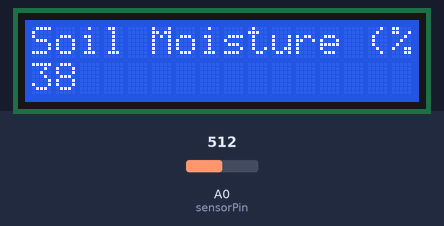
Bench run of a sketch on a simulated Arduino Uno, built with avr-gcc and run on an emulated ATmega328P. Shown: 16×2 character LCD. The inputs (shaded band) are chosen by the test bench; at power-on: A0 (sensorPin) = 512.

Above: at 1.2 s.
1.3 s: A0 (sensorPin) set to 642
At 1.9 s:
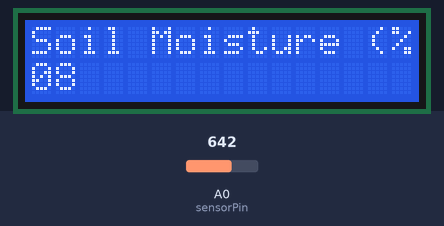
2.8 s: A0 (sensorPin) set to 622
At 3.3 s:
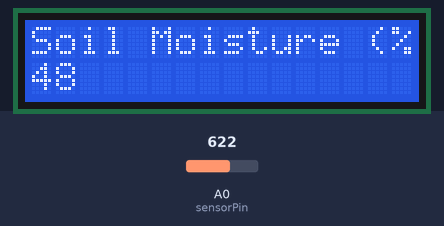
4.3 s: A0 (sensorPin) set to 306
At 4.7 s:
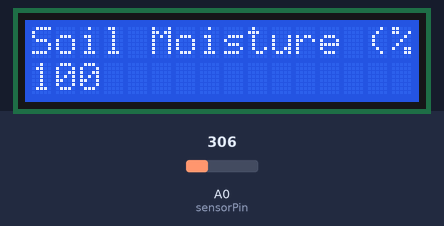
Timing chart, 0 to 7.3 s (numbered marks = the images above; inputs shaded):
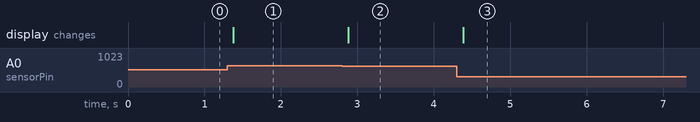

The sketch:

soilmoisture.ino.ino
```cpp
#include <LiquidCrystal.h>

//Constant values
const int rs = 12, en = 11, d4 = 5, d5 = 4, d6 = 3, d7 = 2;
const int sensorPin = A0;
const int dry = 632;
const int wet = 309;

LiquidCrystal lcd(rs, en, d4, d5, d6, d7);

int sensorValue = 0;         // the sensor value
int sensorMin = 309;        // minimum sensor value
int sensorMax = 632;           // maximum sensor value


void setup() {
  lcd.begin(16, 2);
  lcd.print("Soil Moisture (%)");
  Serial.begin(9600);
}

void loop() {
  sensorValue = analogRead(sensorPin);

  sensorValue = constrain(sensorValue, sensorMin, sensorMax);

  int percentageHumidity = map(sensorValue, wet, dry, 100, 0);

  lcd.setCursor(0, 1);
  lcd.print(percentageHumidity);
  delay(100);
}
```

Measured:
- after the input at 1.3 s, the display: changes after 0.07 s (image 1)
- after the input at 2.8 s, the display: changes after 0.08 s (image 2)
- after the input at 4.3 s, the display: changes after 0.09 s (image 3)
